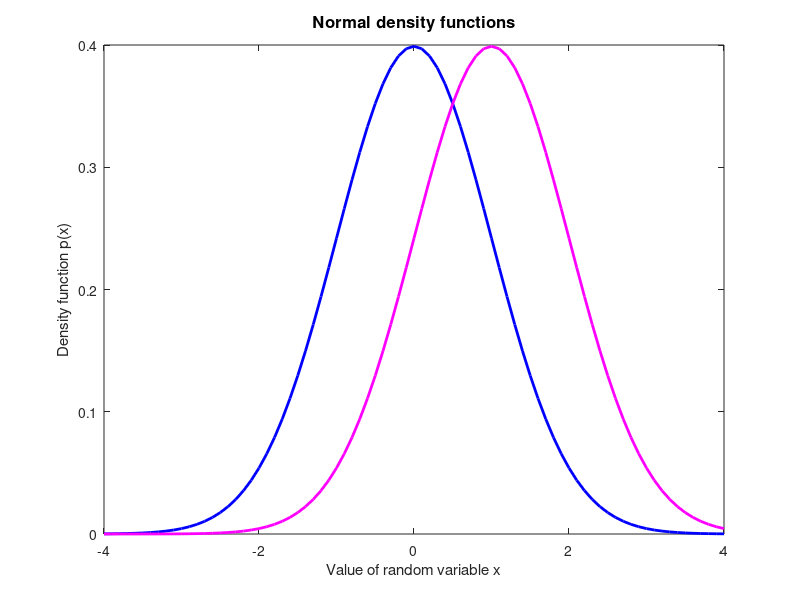

The MATLAB source for this figure: (Note: this script raises an error after producing the figure.)
%  notes_math_rvs 
%  Calculations to accompany notes on random variables
%  For:  "Macro-foundations for asset prices"
%  Written by:  Dave Backus, NYU, August 2013 
clear all 
format compact

%%
disp('Poisson probabilities')
j = [0:8]';
jfac = gamma(j+1);

% calculate probabilities
omega = 0.1;
p1 = exp(-omega)*omega.^j./jfac;
omega = 1.5;
p2 = exp(-omega)*omega.^j./jfac;

clf                             % clear figure 
bar(j, [p1 p2])                 % draw bar chart 
% color controls, only for experts 
cmap = [0 0 1; 1 0 1];          % sets colors as blue and magenta ("rgb")
colormap(cmap) 
% add title and axis labels 
title('Poisson probabilities', 'FontSize', 12)  % title, large font 
xlabel('Value of random variable j') 
ylabel('Probability p(j)') 


%%
disp('Normal density functions')
x = [-4:0.1:4]';

mu = 0;
sigma = 1;
p1 = exp(-(x-mu).^2/(2*sigma^2))./sqrt(2*pi*sigma^2);

mu = 1;
sigma = 1;
p2 = exp(-(x-mu).^2/(2*sigma^2))./sqrt(2*pi*sigma^2);

clf 
plot(x, p1, 'b', 'LineWidth', 2)
hold on
plot(x, p2, 'm', 'LineWidth', 2)
xlabel('Value of random variable x') 
ylabel('Density function p(x)') 
title('Normal density functions', 'FontSize', 12)

%%
disp('Generating functions (Bernoulli)')
syms s omega                        % defines these as symbols 

% mgf 
mgf = 1-omega + omega*exp(s);
cgf = log(mgf);

disp('raw moments')
% differentiate moment generating function 
mu1p = subs(diff(mgf,s,1),s,0)      % mean
mu2p = subs(diff(mgf,s,2),s,0)      % second moment (why not variance?) 
mu3p = subs(diff(mgf,s,3),s,0)
mu4p = subs(diff(mgf,s,4),s,0)

disp('cumulants ')
% differentiate cumulant generating function 
kappa1 = subs(diff(cgf,s,1),s,0)    % mean
kappa2 = subs(diff(cgf,s,2),s,0)    % variance 
kappa3 = subs(diff(cgf,s,3),s,0)
kappa4 = subs(diff(cgf,s,4),s,0)

disp('skewness and kurtosis')
gamma1 = kappa3/kappa2^(3/2)
gamma2 = kappa4/kappa2^2


%%
disp('Generating functions (Poisson)')
syms s omega                        % defines these as symbols 

% normal mgf 
mgf = exp(omega*(exp(s)-1));
cgf = log(mgf);

disp('raw moments')
% differentiate moment generating function 
mu1p = subs(diff(mgf,s,1),s,0)       % mean
mu2p = subs(diff(mgf,s,2),s,0)       % second moment (why not variance?) 
mu3p = subs(diff(mgf,s,3),s,0)
mu4p = subs(diff(mgf,s,4),s,0)

disp('cumulants ')
% differentiate cumulant generating function 
kappa1 = subs(diff(cgf,s,1),s,0)    % mean
kappa2 = subs(diff(cgf,s,2),s,0)    % variance 
kappa3 = subs(diff(cgf,s,3),s,0)
kappa4 = subs(diff(cgf,s,4),s,0)

disp('skewness and kurtosis')
gamma1 = kappa3/kappa2^(3/2)
gamma2 = kappa4/kappa2^2


%%
disp('Generating functions (normal)')
syms s mu sigma                     % defines these as symbols 

% normal mgf 
mgf = exp(s*mu + (s*sigma)^2/2);
cgf = log(mgf);

disp('raw moments')
% differentiate moment generating function 
mu1p = subs(diff(mgf,s,1),s,0)       % mean
mu2p = subs(diff(mgf,s,2),s,0)       % second moment (why not variance?) 
mu3p = subs(diff(mgf,s,3),s,0)
mu4p = subs(diff(mgf,s,4),s,0)

disp('cumulants ')
% differentiate cumulant generating function 
kappa1 = subs(diff(cgf,s,1),s,0)    % mean
kappa2 = subs(diff(cgf,s,2),s,0)    % variance 
kappa3 = subs(diff(cgf,s,3),s,0)
kappa4 = subs(diff(cgf,s,4),s,0)

disp('skewness and kurtosis')
gamma1 = kappa3/kappa2^(3/2)
gamma2 = kappa4/kappa2^2


%%
disp('More generating functions (linear combinations)')
syms s mu sigma                     % defines these as symbols 

cgf_x = s^2/2; 
cgf_y = s*mu + subs(cgf_x, s, s*sigma); 

% differentiate cumulant generating function 
kappa1 = subs(diff(cgf_y,s,1),s,0)  % mean
kappa2 = subs(diff(cgf_y,s,2),s,0)  % variance 


%%
% 3-state moments 
syms s omega delta % defines these as symbols 

mgf = omega*(exp(-s*delta)+exp(s*delta)) + (1-2*omega);
cgf = log(mgf);

disp(' ')
kappa1 = subs(diff(cgf,s,1),s,0)    % mean
kappa2 = subs(diff(cgf,s,2),s,0)    % variance 
kappa3 = subs(diff(cgf,s,3),s,0)
factor(kappa3)  % sometimes this cleans up the expression; see also simplify
kappa4 = subs(diff(cgf,s,4),s,0)
factor(kappa4)

disp(' ')
gamma1 = kappa3/kappa2^(3/2)
gamma2 = kappa4/kappa2^2
simplify(gamma2)


%%
disp('Gram-Charlier examples of skewness and kurtosis')

% arbitrary state grid 
zmax = 4; dz = 0.1; 
z = [-zmax:dz:zmax]';

% skewness and (excess) kurtosis
gamma1 = 1
gamma2 = 1 

% Gram-Charlier distribution (normal if gamma1 = gamma2 = 0) 
p1 = exp(-z.^2/2)*dz/sqrt(2*pi);       
p2 = gamma1.*p1.*(z.^3-3*z)/6;
p3 = gamma2.*p1.*(z.^4-6*z.^2+3)/24;  
p = p1+p2+p3;
checkprobssum2one = sum(p)

subplot(3,1,1), bar(z,p,'b')
title('distribution')
subplot(3,1,2), bar(z,p2,'b')
title('skewness')
subplot(3,1,3), bar(z,p3,'b')
title('kurtosis')


%% 
disp('Normal mixture pictures')
% arbitrary state grid 
zmax = 4; dz = 0.1; 
z = [-zmax:dz:zmax]';

% standard normal N(0,1)
p1 = exp(-z.^2/2)*dz/sqrt(2*pi);
checksump = sum(p1)
p1 = p1/sum(p1);

% different normal N(theta,delta)
theta = -1
delta = 2 
p2 = exp(-(z-theta).^2/(2*delta))*dz/sqrt(2*pi*delta);
checksump = sum(p2)
p2 = p2/sum(p2);

% mixture 
omega = 0.5
p = (1-omega)*p1 + omega*p2;

figure(1)
subplot(3,1,1), bar(z,p1,'b')
subplot(3,1,2), bar(z,p2,'r')
subplot(3,1,3), bar(z,p,'m')
title('Two Normal distributions and their mixture')


%%
% practice problems

disp('Practice: sample moments') 
x = [2,-1,4,3]'
%
mu1p = sum(x)/4
mu2p = sum(x.^2)/4
%
meanx = mu1p
varx = mu2p - mu1p^2
varx_alt = sum((x-mu1p).^2)/4

stddev = sqrt(varx)

%%
disp('Practice: multivariate sample moments')  
x = [2,-1,4,3]'
y = [10, -5, 3, 0]'

xbar = mean(x)
ybar = mean(y) 

varx = mean((x-xbar).^2) 
vary = mean((y-ybar).^2) 
covxy = mean((x-xbar).*(y-ybar))
corrxy = covxy/sqrt(varx*vary)


%%
% Bernoulli mixture of normals
syms s theta omega delta % defines these as symbols 

theta = 0;
%delta = 1;
mgf = (1-omega)*exp(s^2/2) + omega*exp(theta*s + delta*s^2/2);
cgf = log(mgf);

disp(' ')
kappa1 = subs(diff(cgf,s,1),s,0)    % mean
kappa2 = subs(diff(cgf,s,2),s,0)    % variance 
kappa3 = subs(diff(cgf,s,3),s,0)
factor(kappa3)  % sometimes this cleans up the expression; see also simplify
kappa4 = subs(diff(cgf,s,4),s,0)
factor(kappa4)

disp(' ')
gamma1 = kappa3/kappa2^(3/2)
gamma2 = kappa4/kappa2^2
simplify(gamma2)

subs(gamma2, [omega delta], [0.05 4])

% plot 
x = [-4:0.1:4]';
p1 = exp(-x.^2/2)./sqrt(2*pi);

mu = -2; sigma = 1;
p2 = exp(-(x-mu).^2/(2*sigma^2))./sqrt(2*pi*sigma^2);
omega = 0.2;
pmix = (1-omega)*p1 + omega*p2;

plot(x,p1,'b')
hold on
plot(x,pmix,'m')
text(0.4, 0.38, 'blue=std normal, magenta=mixture') 


